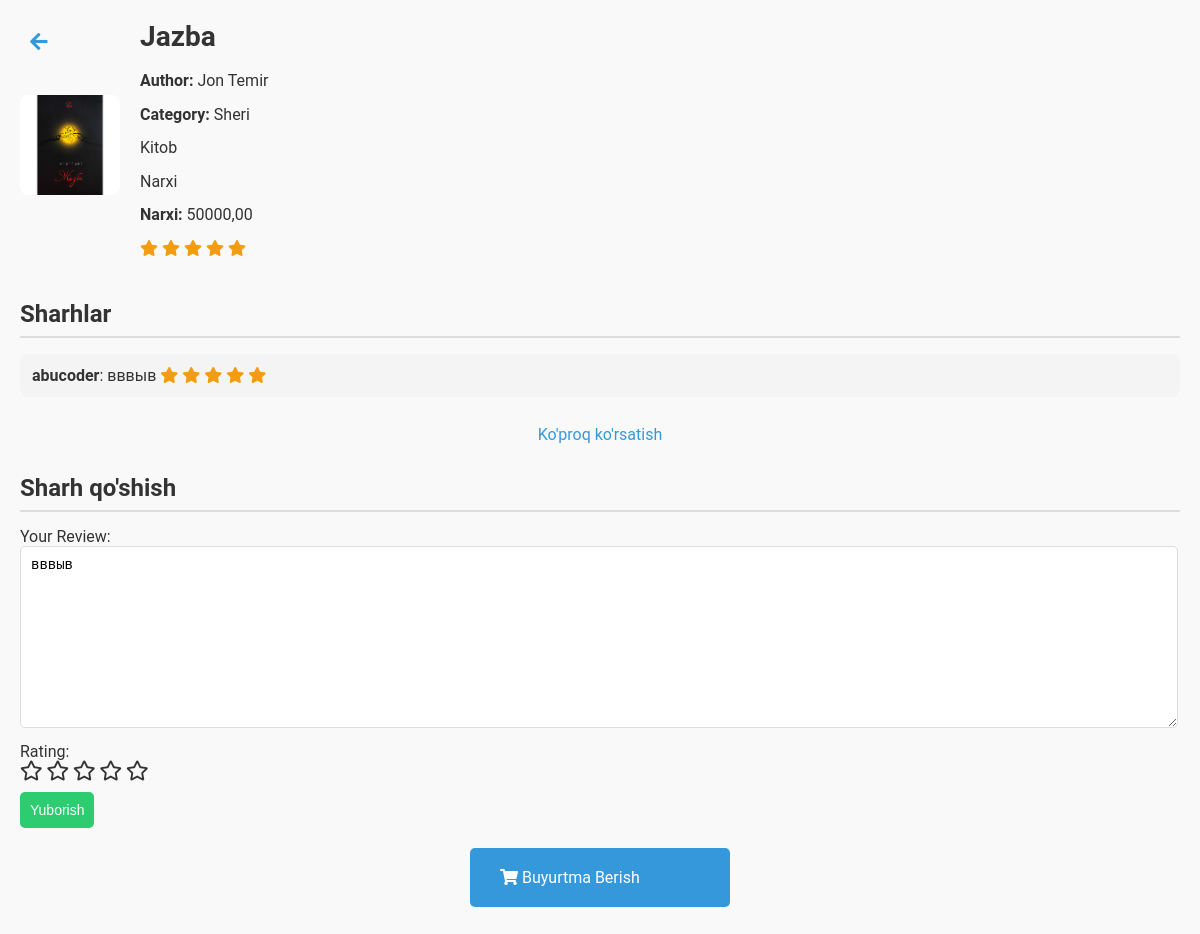
The app's page /book/9/ (signed in), older data.
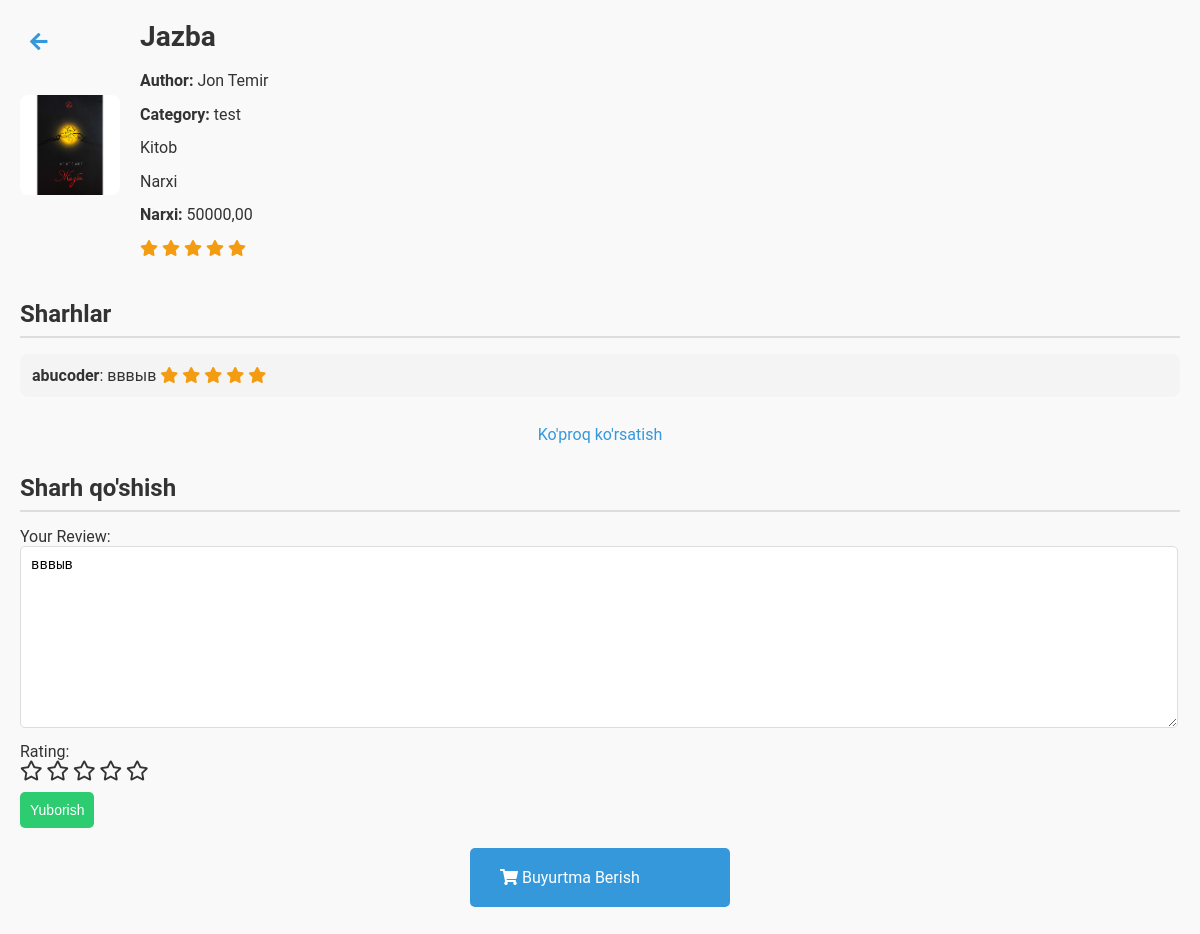
The same page, newer data.
### shop/models.py (models this page shows, shortened)
class Book(models.Model):
    title = models.CharField(max_length=255)
    description = models.TextField()
    author = models.ForeignKey(Author, on_delete=models.CASCADE)
    category = models.ForeignKey(Category, on_delete=models.CASCADE)
    price = models.DecimalField(max_digits=10, decimal_places=2)
    discount_price = models.DecimalField(max_digits=10, decimal_places=2, blank=True, null=True)
    cover_image = models.ImageField(upload_to='book_covers/', blank=True, null=True)
    featured = models.BooleanField(default=False)
    popular = models.BooleanField(default=False)
    def average_rating(self):
        avg_rating = self.reviews.aggregate(Avg('stars'))['stars__avg']
        return avg_rating if avg_rating is not None else 0

class Category(models.Model):
    name = models.CharField(max_length=255)

class Author(models.Model):
    name = models.CharField(max_length=255)

### shop/views.py (the view)
# urls.py: path('book/<int:pk>/', views.book_detail, name='book_detail'),
@login_required
def book_detail(request, pk):
    book = get_object_or_404(Book, pk=pk)
    reviews = Review.objects.filter(book=book)
    user_review = Review.objects.filter(book=book, user=request.user).first()
    if request.method == 'POST':
        form = ReviewForm(request.POST, instance=user_review)  # Передаем instance=user_review, чтобы обновить существующий отзыв
        if form.is_valid():
            review = form.save(commit=False)
            review.user = request.user
            review.book = book
            review.save()
            book_rating = reviews.aggregate(Avg('stars'))
            book.rating = book_rating['stars__avg'] if book_rating['stars__avg'] is not None else 0
            book.save()
            return redirect('book_detail', pk=book.pk)
    else:
        form = ReviewForm(instance=user_review)
    return render(request, 'book_detail.html', {'book': book, 'reviews': reviews, 'form': form})

### shop/forms.py
class ReviewForm(forms.ModelForm):
    class Meta:
        model = Review
        fields = ['comment', 'stars']
        widgets = {
            'stars': forms.HiddenInput()
        }
        labels = {
            'comment': 'Your Review',
            'stars': 'Rating'
        }

### shop/templates/book_detail.html (shortened to what this page needs)
{% load static %}
<!DOCTYPE html>
<html lang="en">
<head>
    <link rel="stylesheet" href="{% static 'shop/styles.css' %}">
    <link rel="stylesheet" href="https://cdnjs.cloudflare.com/ajax/libs/font-awesome/5.15.3/css/all.min.css">
</head>
<body>
    <div class="container">
        <div class="book-header">
            <a href="{% url 'index' %}" class="back-icon"><i class="fas fa-arrow-left"></i></a>
            {% if book.cover_image %}
                <img class="book-cover" src="{{ book.cover_image.url }}" alt="{{ book.title }} cover">
            {% else %}
                <img class="book-cover" src="{% static 'shop/placeholder.png' %}" alt="No cover image available">
            {% endif %}
            <div class="book-details">
                <h1>{{ book.title }}</h1>
                <p><strong>Author:</strong> {{ book.author.name }}</p>
                <p><strong>Category:</strong> {{ book.category.name }}</p>
                <p>{{ book.description }}</p>
                <p>Narxi</p>
                <p><strong>Narxi:</strong> <span class="balance">{{ book.price }}</span></p>
                <p class="rating">
                    {% for _ in '12345' %}
                        {% if forloop.counter <= book.average_rating %}
                            <i class="fas fa-star"></i>
                        {% else %}
                            <i class="far fa-star"></i>
                        {% endif %}
                    {% endfor %}
                </p>
            </div>
        </div>
        <h2>Sharhlar</h2>
        <ul class="reviews">
            {% for review in reviews %}
                <li>
                    <strong>{{ review.user.username }}</strong>: {{ review.comment }}
                    <span class="rating">
                        {% for _ in '12345' %}
                            {% if forloop.counter <= review.stars %}
                                <i class="fas fa-star"></i>
                            {% else %}
                                <i class="far fa-star"></i>
                            {% endif %}
                        {% endfor %}
                    </span>
                </li>
            {% endfor %}
        </ul>
        <div class="show-more">Ko'proq ko'rsatish</div>
        {% if user.is_authenticated %}
            <h2>Sharh qo'shish</h2>
            <form method="post">
                <div>
                    {{ form.comment.label_tag }} {{ form.comment }}
                </div>
                <div>
                    {{ form.stars.label_tag }}
                    <div id="star-rating" class="star-rating">
                        {% for i in '12345' %}
                            {% if i <= form.instance.stars|default_if_none:'0' %}
                                <i class="fas fa-star" data-value="{{ i }}"></i>
                            {% else %}
                                <i class="far fa-star" data-value="{{ i }}"></i>
                            {% endif %}
                        {% endfor %}
                    </div>
                </div>
                <button type="submit">Yuborish</button>
            </form>
        {% else %}
            <p><a href="{% url 'login' %}">Log in</a> qilish.</p>
        {% endif %}
        <a href="{% url 'order_book' book.pk %}" class="order-button"><i class="fas fa-shopping-cart"></i> Buyurtma Berish</a>
    </div>
</body>
</html>

Row changes from the older to the newer data that the page shows:
changed Book "Jazba": category.name "Sheri" → "test"
